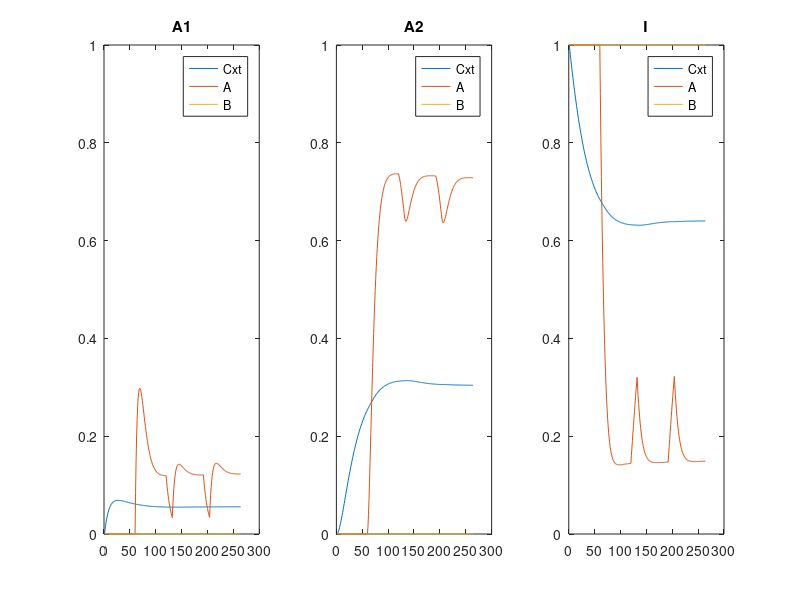
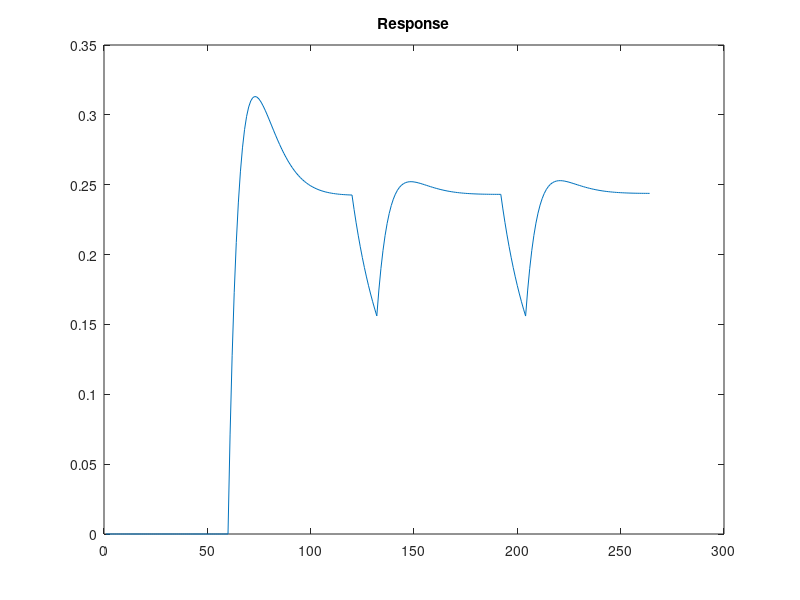

Write MATLAB code to recreate these figures, in order.

% Trial structure

%name Each type of stimulus here, provide a unique number that refers to
%the order they are represented in
Cxt = 1;
S1 = 2;
S2 = 3;

% Order of stimuli, 1 = present,0 = not present. Note that each
% presentation is a 'unit' of stimulus change e.g. when only the context is
% present vs when a stimulus is present. rows = stimulus ID, cols = trial/time
%
% S.order =    [1,1,1,1,1,1;
%               0,1,0,1,0,0;
%               0,0,0,0,0,1];
% 
S.order =    [1,1,1,1,1,1;
              0,1,0,1,0,1;
              0,0,0,0,0,0];

% S.order =    [0,0,0,0,0,0;
%               0,1,0,1,0,0;
%               0,0,0,0,0,1];

% S.order =    [0,0,0,0,0,0;
%               0,1,0,1,0,1;
%               0,0,0,0,0,0];
% 
% 
% S.order =    [0,0,0,0,0,0;
%     1,1,1,1,1,1;
%     0,0,0,0,0,0];




% S.order =    [1,1,1;
%               0,1,1;
%               0,0,1];

S.id = [Cxt, S1, S2];
%The duration of each column of S.order in arbitrary time slices
S.dur = [60,60,12,60,12,60];

repeats = 1;
S.order = repmat(S.order,1,repeats);
S.dur = repmat(S.dur,1,repeats);

% Creates a trial_structure variable in time slices where each
trial_structure = zeros(size(S.order,1), sum(S.dur));
index = 0;
for i = 1:size(S.order,2)
    trial_structure(:, index+1:index+S.dur(i)) = repmat(S.order(:,i),1,S.dur(i));
    index = index + S.dur(i);
end


%% Paramaters
%Probability of I->A1 when stimulus present. Proportional to stimulus salience
%Stimulus specific
%Mazur/Wagner: 0.6 = US; Short CS = 0.3; Long CS = 0.1;
% default p1 for [Cxt, S1, S2]
% p1 = [0.01;0.1;0.1];
p1 = [0.01;0.1;0.1];

%probability of decay from A1->A2 and A2->I
%pd2 = pd1/5; % Wagner Rule of Thumb [Mazur/Wagner = 0.1/0.02]
% pd1 = 0.1;
% pd2 = 0.02;
pd1 = 0.1;
pd2 = 0.02;

%C1 = Summed proportion of elements in A1 [Mazur/Wagner = 2]
%C2 = Summed proportion of elements in A2 [Mazur/Wagner = 10]
%To allow for the model to use values of 0 without a divide by 0 error, C1
%and C2 are enterred as their reciprocals i.e. 1/2 instead of 2 so that
%multiplication is used instead
%C1<C2; when no stimuli are present, pd1/pd2 ~ C2/C1
%%%%% Later on these will be used for the following
%Decrement pA1 by [Delta]pA1/C1
%Decrement pA2 by [Delta]pA2/C2
% C1 = 2;
% C2 = 10;
% N.B. This is not implemented in the SOP Simulator (Byers, Mondragon, Alonso, 2017)
C1 = 1/2;
C2 = 1/10;


% p_d1 = pd1 + [Delta]pA1,X/C1;
% p_d2 = pd2 + [Delta]pA2,X/C2;
% r1 = contribution of A1 activity in CS(s) to US retrieval into A2
% r2 = contribution of A2 activity in CS(s) to US retrieval into A2
% [Wagner assumes that these proportions make the contribution of CS A2
% activity to be practically negligible]
% r1 = 1 ;
% r2 = 0.01;
% N.B. This is not implemented in the SOP Simulator (Byers, Mondragon, Alonso, 2017)
r1 = 1 ;
r2 = 0.01;

%Separate learning rate parameters for excitatory and inhibitory learning
% general Parameters
% L_excitatory = 0.1;
% L_inhibitory = 0.02;
% Matrix of values for each possible Stim->Stim learning rate to be
% specified separately if needed

% Excitatory Learning parameter for stim1->stim2
L11 = 0.1;
% Excitatory Learning parameter for stim1->stim1 self priming
L12 = 0.1;
% Inhibitory Learning parameter for stim1->stim2
% Ll2 = L11/5;
L21 = 0.02;
% Inhibitory Learning parameter for stim1->stim1 self priming
L22 = 0.02;
% L22 = L21/5;


L_excitatory = [L12, L11,L11;
    L11, L12, L11;
    L11, L11, L12];

L_inhibitory = [L22, L21, L21;
    L21, L22, L21;
    L21, L21, L22];



%N.B. general parameter setting rules for a normal simulation
%pd1>pd2; C1/C2 ~ pd2/pd1 = L+/L-; r1>r2 & r2/r1 samll enough to minimise
%second-order spread of activation
%Absolute values here are not as important as relative values

%Bush and Mosteller rule
%p2,US/CS = VCS-US(r1*pA1,CS +r2*pA2.CS), 0<= p2 <= 1,
%Rescorla-Wagner (1972) Summation rule
%p2,US/CS = SumVCS(i)-US(r1*pA1,CS(i) +r2*pA2.CS(i)), 0<= p2 <= 1,

% choose direction of learning i.e. CS-> US only or CS <-> US associations
% possible etc....
% This will be applied to the V_Total variable
% Matrix of all combinaitons of stimuli
% set up such that direction of associations is S1->S2, in rows,cols (S1,S2)
% permissible_assoc  = [0, 1, 1;
%                       1, 0, 1;
%                       1, 1, 0];
% %
permissible_assoc  = [1, 1, 1;
                      1, 1, 1;
                      1, 1, 1];


% Optional allowance of elements to transition from A2 back to A1
%Set to 0 to remove this modification
pA2_A1 = 0;
%% Set Up Nodes
% Initialize values
pI = 1;
pA1 = 0;
pA2 = 0;
% Order of states
I = 1;
A1 = 2;
A2 = 3;
states = [I,A1,A2];
num_states = size(states,2);
% list of stimuli in task
num_stimuli = size(trial_structure,1);
% Session length
total_time = size(trial_structure,2);

% Generate Nodes(Stimulus, State, Time)
nodes = zeros(num_stimuli,num_states, total_time);
% Initialize all stimuli in I for first time slice
nodes(:, I, 1) = 1;

%% Create Matrices to represent Changing states/values over time

%Learning rules
%[Delta]V+_CS-US = L+ * Sum_t(pA1,CS * pA1,US)
%[Delta]V-_CS-US = L- * Sum_t(pA1,CS * pA2,US)
%[Delta]Vtotal_CS-US = [Delta]V+_CS-US - [Delta]V-_CS-US
%L+ > L-

%Distractor Rules - extra variables
%p_d1 = pd1 + [Delta]pA1/C1 (written as p'd1 in Wagner 1981 -> See distractor rules allowing new stimuli to push old stimuli out in addition to base rate of decay)
% proportion of elements to decay from A1->A2
p_d1 = zeros(num_stimuli,total_time);
p_d2 = zeros(num_stimuli,total_time);


%Initialise V+ and V- values per trial. Matrix of all combinaitons of stimuli
% set up such that direction of associations is S1->S2, in rows,cols (S1,S2)
% V_Total = V_excitatory - V_inhibitory
% N.B. Diagonal of this matrix will be the Value of a stimulus to prime
% itself
V_Excitatory = zeros(num_stimuli,num_stimuli,total_time);
V_Inhibitory = zeros(num_stimuli,num_stimuli,total_time);
V_Total = zeros(num_stimuli,num_stimuli,total_time);
DeltaV_Excitatory = zeros(num_stimuli,num_stimuli,total_time);
DeltaV_Inhibitory = zeros(num_stimuli,num_stimuli,total_time);
DeltaV_Total = zeros(num_stimuli,num_stimuli,total_time);

% Change in proportion of elements in each state at each point in time
delta_I_A1  = zeros(num_stimuli);
delta_A1_A2 = zeros(num_stimuli);
delta_A2_I  = zeros(num_stimuli);
delta_I_A2  = zeros(num_stimuli);
delta_A2_A1 = zeros(num_stimuli);

%% Initialise Learning loop
tic
for t = 2:total_time
    present_stimuli = trial_structure(:,t);
    
    
    
    %(4) I->A2
    %%%%% Calculate the sum V for all stimuli based on all other stimuli. N.B.
    %%%%% removal of diagonals prior to summation is to remove influence of
    %%%%% self cueing
    V_Total_learn = V_Total(:,1:num_stimuli,t-1);
    
    
    %calculate contribution of sumV Total to p2 i.e. multiply SumV by
    %proportion of elements in A1 and A2
    for i = 1:num_stimuli
        SumV_Total_p2(i,:) = (r1.*nodes(1:num_stimuli,A1,t-1).*V_Total_learn(:,i)) + (r2.*nodes(1:num_stimuli,A2,t-1).*V_Total_learn(:, i));
    end
    %sum the values for all stimuli to create p2. Ensure 0< p2 <1
    p2_S1_S2 = sum(SumV_Total_p2,2);
    p2_S1_S2(p2_S1_S2<=0) = 0;
    p2_S1_S2(p2_S1_S2>=1) = 1;
    
    %Calulate change in I->A2 based on these probabilities
    delta_I_A2 = p2_S1_S2.*present_stimuli.*nodes(1:num_stimuli,I,t-1);
    
    
    %Rescorla-Wagner (1972) Summation rule
    %p2,US/CS = SumVCS(i)-US(r1*pA1,CS(i) +r2*pA2.CS(i)), 0<= p2 <= 1,
    
    %Update I
    nodes(1:num_stimuli,I,t) = nodes(1:num_stimuli,I,t-1) - delta_I_A2;
    %Update A2
    nodes(1:num_stimuli,A2,t) = nodes(1:num_stimuli,A2,t-1) + delta_I_A2;
    %Update A1 [ no update, but for consistency of t subscript, replicate values]
    nodes(1:num_stimuli,A1,t) = nodes(1:num_stimuli,A1,t-1);
    
    
    
    %Optional allow A2 to A1 pathway
    if pA2_A1
        
        delta_A2_A1 = pA2_A1*p2_S1_S2.*present_stimuli.*nodes(1:num_stimuli,A2,t);
        
        %Update A2
        nodes(1:num_stimuli,A2,t) = nodes(1:num_stimuli,A2,t) - delta_A2_A1;
        %Update A1 [ no update, but for consistency of t subscript, replicate values]
        nodes(1:num_stimuli,A1,t) = nodes(1:num_stimuli,A1,t) + delta_A2_A1;
    end
    
    
    
    %(1) I->A1
    %%%%%(i) Calculate elements to remove from I based on current stimuli, p1 and availability in I
    delta_I_A1 = p1.*present_stimuli.*nodes(:,I,t);
    %%%%%(ii) Update I
    nodes(:,I,t) = nodes(:,I,t) - delta_I_A1;
    %%%%%(iii) Update A1
    nodes(:,A1,t) = nodes(:,A1,t) + delta_I_A1;
    
    %(2) A1->A2
    %%%%%(i) Calculate elements to remove from A1 based on p1 and capacity of A1
    p_d1(:,t) = pd1 + max((nodes(:,A1,t)-nodes(:,A1,t-1)),0)*C1; % Common decay
    %p_d1(:,t) = pd1 + delta_I_A1./C1;   % Individual decay
    delta_A1_A2 = p_d1(:,t).*nodes(:,A1,t);
    %%%%%(i) Update A1
    nodes(:,A1,t) = nodes(:,A1,t) - delta_A1_A2;
    %%%%%(ii) Update A2
    nodes(:,A2,t) = nodes(:,A2,t) + delta_A1_A2;
    
    %(3) A2->I
    %%%%%(i) Calculate elements to remove from A2 based on pd2 and capacity of A1
    % p_d2(:,t) = pd2 + (sum(delta_A1_A2)+ sum(delta_I_A2))*C2;   % Common decay
    p_d2(:,t) = pd2 + max((nodes(:,A2,t)-nodes(:,A2,t-1)),0)*C2;   % Common decay
    %p_d2(:,t) = pd2 + (delta_A1_A2(:,t) + delta_I_A2(:,t))./C2;   % Individual decay
    delta_A2_I(:,t) = p_d2(:,t).*nodes(:,A2,t);
    %%%%%(ii) Update A2
    nodes(:,A2,t) = nodes(:,A2,t) - delta_A2_I(:,t);
    %%%%%(iii) Update I
    nodes(:,I,t) = nodes(:,I,t) + delta_A2_I(:,t);
    
    
    
    
    %(5) Update associative weights:
    DeltaV_Excitatory(1:num_stimuli,1:num_stimuli,t) = L_excitatory.* ((nodes(1:num_stimuli,A1,t)*nodes(1:num_stimuli,A1,t)').*permissible_assoc);
    DeltaV_Inhibitory(1:num_stimuli,1:num_stimuli,t) = L_inhibitory.* ((nodes(1:num_stimuli,A1,t)*nodes(1:num_stimuli,A2,t)').*permissible_assoc);
    
    V_Excitatory(1:num_stimuli,1:num_stimuli,t) = V_Excitatory(1:num_stimuli,1:num_stimuli,t-1) + DeltaV_Excitatory(1:num_stimuli,1:num_stimuli,t);
    V_Inhibitory(1:num_stimuli,1:num_stimuli,t) = V_Inhibitory(1:num_stimuli,1:num_stimuli,t-1) + DeltaV_Inhibitory(1:num_stimuli,1:num_stimuli,t);
    
    V_Total(1:num_stimuli,1:num_stimuli,t) = V_Excitatory(1:num_stimuli,1:num_stimuli,t) - V_Inhibitory(1:num_stimuli,1:num_stimuli,t);
    
    
end
toc


%% Figure plotting - optional
figure

subplot(1,3,1)
plot(squeeze(nodes(Cxt,A1,:)));
title('A1')
hold on
plot(squeeze(nodes(S1,A1,:)));
plot(squeeze(nodes(S2,A1,:)));
legend('Cxt', 'A', 'B')
legend('Location','northeast')
ylim([0 1])
hold off

subplot(1,3,2)
plot(squeeze(nodes(Cxt,A2,:)));
title('A2')
hold on
plot(squeeze(nodes(S1,A2,:)));
plot(squeeze(nodes(S2,A2,:)));
legend('Cxt', 'A', 'B')
legend('Location','northeast')
ylim([0 1])
hold off

subplot(1,3,3)
plot(squeeze(nodes(Cxt,I,:)));
title('I')
hold on
plot(squeeze(nodes(S1,I,:)));
plot(squeeze(nodes(S2,I,:)));
legend('Cxt', 'A', 'B')
legend('Location','northeast')
ylim([0 1])
hold off

figure

w1 = 0.8;
w2 = 0.2;
plot(squeeze(w1*nodes(S1,A1,:) + w2*nodes(S1,A2,:)))
title('Response')
% hold on
% plot(squeeze(V_Excitatory(Cxt,S1,:)))
% plot(squeeze(V_Inhibitory(Cxt,S1,:)))
% legend('VTotal', 'VExc', 'VInh')
% hold off
%
%
% plot(squeeze(V_Total(Cxt,S1,:)))
% title('SumV')
% hold on
% plot(squeeze(V_Excitatory(Cxt,S1,:)))
% plot(squeeze(V_Inhibitory(Cxt,S1,:)))
% legend('VTotal', 'VExc', 'VInh')
% hold off

% findpeaks(squeeze(nodes(S2,A2,:)))
